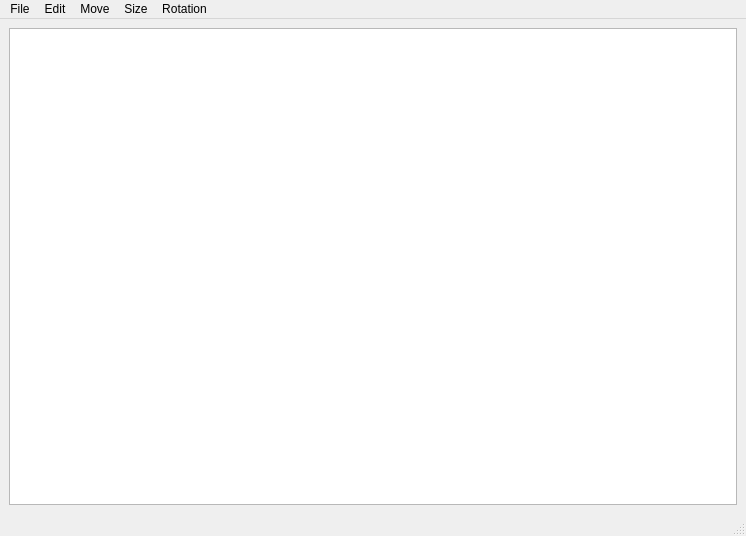
<?xml version="1.0" encoding="UTF-8"?>
<ui version="4.0">
 <class>MainWindow</class>
 <widget class="QMainWindow" name="MainWindow">
  <property name="geometry">
   <rect>
    <x>0</x>
    <y>0</y>
    <width>746</width>
    <height>536</height>
   </rect>
  </property>
  <property name="windowTitle">
   <string>MainWindow</string>
  </property>
  <widget class="QWidget" name="centralwidget">
   <layout class="QGridLayout" name="gridLayout">
    <item row="0" column="0">
     <widget class="QGraphicsView" name="graphicsView"/>
    </item>
   </layout>
  </widget>
  <widget class="QMenuBar" name="menubar">
   <property name="geometry">
    <rect>
     <x>0</x>
     <y>0</y>
     <width>746</width>
     <height>26</height>
    </rect>
   </property>
   <widget class="QMenu" name="menuFile">
    <property name="title">
     <string>File</string>
    </property>
    <addaction name="actionffff"/>
    <addaction name="actionInfo_about_figure"/>
   </widget>
   <widget class="QMenu" name="menuEdit">
    <property name="title">
     <string>Edit</string>
    </property>
    <addaction name="actionCircle"/>
    <addaction name="actionEightStar"/>
    <addaction name="actionFiveStar"/>
    <addaction name="actionHexagon"/>
    <addaction name="actionParallelogram"/>
    <addaction name="actionRectangle"/>
    <addaction name="actionRomb"/>
    <addaction name="actionSixStar"/>
    <addaction name="actionSquare"/>
    <addaction name="actionTriangle"/>
    <addaction name="actionMy_figure"/>
   </widget>
   <widget class="QMenu" name="menuMove">
    <property name="title">
     <string>Move</string>
    </property>
    <addaction name="actionUp"/>
    <addaction name="actionDown"/>
    <addaction name="actionRight"/>
    <addaction name="actionLeft"/>
   </widget>
   <widget class="QMenu" name="menuSize">
    <property name="title">
     <string>Size</string>
    </property>
    <addaction name="actionIncrease"/>
    <addaction name="actionDecrease"/>
   </widget>
   <widget class="QMenu" name="menuRotation">
    <property name="title">
     <string>Rotation</string>
    </property>
    <addaction name="actionRight_turn"/>
    <addaction name="actionLeft_turn"/>
   </widget>
   <addaction name="menuFile"/>
   <addaction name="menuEdit"/>
   <addaction name="menuMove"/>
   <addaction name="menuSize"/>
   <addaction name="menuRotation"/>
  </widget>
  <widget class="QStatusBar" name="statusbar"/>
  <action name="actionffff">
   <property name="text">
    <string>Clear</string>
   </property>
  </action>
  <action name="actionInfo_about_figure">
   <property name="text">
    <string>Info about figure</string>
   </property>
  </action>
  <action name="actionCircle">
   <property name="text">
    <string>Circle</string>
   </property>
  </action>
  <action name="actionEightStar">
   <property name="text">
    <string>EightStar</string>
   </property>
  </action>
  <action name="actionFiveStar">
   <property name="text">
    <string>FiveStar</string>
   </property>
  </action>
  <action name="actionHexagon">
   <property name="text">
    <string>Hexagon</string>
   </property>
  </action>
  <action name="actionParallelogram">
   <property name="text">
    <string>Parallelogram</string>
   </property>
  </action>
  <action name="actionRectangle">
   <property name="text">
    <string>Rectangle</string>
   </property>
  </action>
  <action name="actionRomb">
   <property name="text">
    <string>Romb</string>
   </property>
  </action>
  <action name="actionSixStar">
   <property name="text">
    <string>SixStar</string>
   </property>
  </action>
  <action name="actionSquare">
   <property name="text">
    <string>Square</string>
   </property>
  </action>
  <action name="actionTriangle">
   <property name="text">
    <string>Triangle</string>
   </property>
  </action>
  <action name="actionMy_figure">
   <property name="text">
    <string>My figure</string>
   </property>
  </action>
  <action name="actionUp">
   <property name="text">
    <string>Up</string>
   </property>
  </action>
  <action name="actionDown">
   <property name="text">
    <string>Down</string>
   </property>
  </action>
  <action name="actionRight">
   <property name="text">
    <string>Right</string>
   </property>
  </action>
  <action name="actionLeft">
   <property name="text">
    <string>Left</string>
   </property>
  </action>
  <action name="actionIncrease">
   <property name="text">
    <string>Increase</string>
   </property>
  </action>
  <action name="actionDecrease">
   <property name="text">
    <string>Decrease</string>
   </property>
  </action>
  <action name="actionRight_turn">
   <property name="text">
    <string>Right turn</string>
   </property>
  </action>
  <action name="actionLeft_turn">
   <property name="text">
    <string>Left turn</string>
   </property>
  </action>
 </widget>
 <resources/>
 <connections>
  <connection>
   <sender>actionffff</sender>
   <signal>triggered()</signal>
   <receiver>MainWindow</receiver>
   <slot>onCleanClicked()</slot>
   <hints>
    <hint type="sourcelabel">
     <x>-1</x>
     <y>-1</y>
    </hint>
    <hint type="destinationlabel">
     <x>372</x>
     <y>267</y>
    </hint>
   </hints>
  </connection>
  <connection>
   <sender>actionInfo_about_figure</sender>
   <signal>triggered()</signal>
   <receiver>MainWindow</receiver>
   <slot>onInfoClicked()</slot>
   <hints>
    <hint type="sourcelabel">
     <x>-1</x>
     <y>-1</y>
    </hint>
    <hint type="destinationlabel">
     <x>372</x>
     <y>267</y>
    </hint>
   </hints>
  </connection>
  <connection>
   <sender>actionCircle</sender>
   <signal>triggered()</signal>
   <receiver>MainWindow</receiver>
   <slot>onCircleClicked()</slot>
   <hints>
    <hint type="sourcelabel">
     <x>-1</x>
     <y>-1</y>
    </hint>
    <hint type="destinationlabel">
     <x>372</x>
     <y>267</y>
    </hint>
   </hints>
  </connection>
  <connection>
   <sender>actionEightStar</sender>
   <signal>triggered()</signal>
   <receiver>MainWindow</receiver>
   <slot>onEightStarClicked()</slot>
   <hints>
    <hint type="sourcelabel">
     <x>-1</x>
     <y>-1</y>
    </hint>
    <hint type="destinationlabel">
     <x>372</x>
     <y>267</y>
    </hint>
   </hints>
  </connection>
  <connection>
   <sender>actionMy_figure</sender>
   <signal>triggered()</signal>
   <receiver>MainWindow</receiver>
   <slot>onMyFigureClicked()</slot>
   <hints>
    <hint type="sourcelabel">
     <x>-1</x>
     <y>-1</y>
    </hint>
    <hint type="destinationlabel">
     <x>372</x>
     <y>267</y>
    </hint>
   </hints>
  </connection>
  <connection>
   <sender>actionTriangle</sender>
   <signal>triggered()</signal>
   <receiver>MainWindow</receiver>
   <slot>onTriangleClicked()</slot>
   <hints>
    <hint type="sourcelabel">
     <x>-1</x>
     <y>-1</y>
    </hint>
    <hint type="destinationlabel">
     <x>372</x>
     <y>267</y>
    </hint>
   </hints>
  </connection>
  <connection>
   <sender>actionSquare</sender>
   <signal>triggered()</signal>
   <receiver>MainWindow</receiver>
   <slot>onSquareClicked()</slot>
   <hints>
    <hint type="sourcelabel">
     <x>-1</x>
     <y>-1</y>
    </hint>
    <hint type="destinationlabel">
     <x>372</x>
     <y>267</y>
    </hint>
   </hints>
  </connection>
  <connection>
   <sender>actionSixStar</sender>
   <signal>triggered()</signal>
   <receiver>MainWindow</receiver>
   <slot>onSixStarClicked()</slot>
   <hints>
    <hint type="sourcelabel">
     <x>-1</x>
     <y>-1</y>
    </hint>
    <hint type="destinationlabel">
     <x>372</x>
     <y>267</y>
    </hint>
   </hints>
  </connection>
  <connection>
   <sender>actionRomb</sender>
   <signal>triggered()</signal>
   <receiver>MainWindow</receiver>
   <slot>onRombClicked()</slot>
   <hints>
    <hint type="sourcelabel">
     <x>-1</x>
     <y>-1</y>
    </hint>
    <hint type="destinationlabel">
     <x>372</x>
     <y>267</y>
    </hint>
   </hints>
  </connection>
  <connection>
   <sender>actionRectangle</sender>
   <signal>triggered()</signal>
   <receiver>MainWindow</receiver>
   <slot>onRectangleClicked()</slot>
   <hints>
    <hint type="sourcelabel">
     <x>-1</x>
     <y>-1</y>
    </hint>
    <hint type="destinationlabel">
     <x>372</x>
     <y>267</y>
    </hint>
   </hints>
  </connection>
  <connection>
   <sender>actionParallelogram</sender>
   <signal>triggered()</signal>
   <receiver>MainWindow</receiver>
   <slot>onParallelogramClicked()</slot>
   <hints>
    <hint type="sourcelabel">
     <x>-1</x>
     <y>-1</y>
    </hint>
    <hint type="destinationlabel">
     <x>372</x>
     <y>267</y>
    </hint>
   </hints>
  </connection>
  <connection>
   <sender>actionHexagon</sender>
   <signal>triggered()</signal>
   <receiver>MainWindow</receiver>
   <slot>onHexagonClicked()</slot>
   <hints>
    <hint type="sourcelabel">
     <x>-1</x>
     <y>-1</y>
    </hint>
    <hint type="destinationlabel">
     <x>372</x>
     <y>267</y>
    </hint>
   </hints>
  </connection>
  <connection>
   <sender>actionFiveStar</sender>
   <signal>triggered()</signal>
   <receiver>MainWindow</receiver>
   <slot>onFiveStarClicked()</slot>
   <hints>
    <hint type="sourcelabel">
     <x>-1</x>
     <y>-1</y>
    </hint>
    <hint type="destinationlabel">
     <x>372</x>
     <y>267</y>
    </hint>
   </hints>
  </connection>
  <connection>
   <sender>actionDecrease</sender>
   <signal>triggered()</signal>
   <receiver>MainWindow</receiver>
   <slot>onDecreaseClicked()</slot>
   <hints>
    <hint type="sourcelabel">
     <x>-1</x>
     <y>-1</y>
    </hint>
    <hint type="destinationlabel">
     <x>372</x>
     <y>267</y>
    </hint>
   </hints>
  </connection>
  <connection>
   <sender>actionDown</sender>
   <signal>triggered()</signal>
   <receiver>MainWindow</receiver>
   <slot>onDownClicked()</slot>
   <hints>
    <hint type="sourcelabel">
     <x>-1</x>
     <y>-1</y>
    </hint>
    <hint type="destinationlabel">
     <x>372</x>
     <y>267</y>
    </hint>
   </hints>
  </connection>
  <connection>
   <sender>actionIncrease</sender>
   <signal>triggered()</signal>
   <receiver>MainWindow</receiver>
   <slot>onIncreaseClicked()</slot>
   <hints>
    <hint type="sourcelabel">
     <x>-1</x>
     <y>-1</y>
    </hint>
    <hint type="destinationlabel">
     <x>372</x>
     <y>267</y>
    </hint>
   </hints>
  </connection>
  <connection>
   <sender>actionLeft</sender>
   <signal>triggered()</signal>
   <receiver>MainWindow</receiver>
   <slot>onLeftClicked()</slot>
   <hints>
    <hint type="sourcelabel">
     <x>-1</x>
     <y>-1</y>
    </hint>
    <hint type="destinationlabel">
     <x>372</x>
     <y>267</y>
    </hint>
   </hints>
  </connection>
  <connection>
   <sender>actionLeft_turn</sender>
   <signal>triggered()</signal>
   <receiver>MainWindow</receiver>
   <slot>onLeftTurnClicked()</slot>
   <hints>
    <hint type="sourcelabel">
     <x>-1</x>
     <y>-1</y>
    </hint>
    <hint type="destinationlabel">
     <x>372</x>
     <y>267</y>
    </hint>
   </hints>
  </connection>
  <connection>
   <sender>actionRight</sender>
   <signal>triggered()</signal>
   <receiver>MainWindow</receiver>
   <slot>onRightClicked()</slot>
   <hints>
    <hint type="sourcelabel">
     <x>-1</x>
     <y>-1</y>
    </hint>
    <hint type="destinationlabel">
     <x>372</x>
     <y>267</y>
    </hint>
   </hints>
  </connection>
  <connection>
   <sender>actionRight_turn</sender>
   <signal>triggered()</signal>
   <receiver>MainWindow</receiver>
   <slot>onRightTurnClicked()</slot>
   <hints>
    <hint type="sourcelabel">
     <x>372</x>
     <y>523</y>
    </hint>
    <hint type="destinationlabel">
     <x>372</x>
     <y>267</y>
    </hint>
   </hints>
  </connection>
  <connection>
   <sender>actionUp</sender>
   <signal>triggered()</signal>
   <receiver>MainWindow</receiver>
   <slot>onUpClicked()</slot>
   <hints>
    <hint type="sourcelabel">
     <x>-1</x>
     <y>-1</y>
    </hint>
    <hint type="destinationlabel">
     <x>372</x>
     <y>267</y>
    </hint>
   </hints>
  </connection>
 </connections>
 <slots>
  <slot>onCleanClicked()</slot>
  <slot>onInfoClicked()</slot>
  <slot>onCircleClicked()</slot>
  <slot>onEightStarClicked()</slot>
  <slot>onFiveStarClicked()</slot>
  <slot>onHexagonClicked()</slot>
  <slot>onParallelogramClicked()</slot>
  <slot>onRectangleClicked()</slot>
  <slot>onRombClicked()</slot>
  <slot>onSixStarClicked()</slot>
  <slot>onSquareClicked()</slot>
  <slot>onTriangleClicked()</slot>
  <slot>onMyFigureClicked()</slot>
  <slot>onUpClicked()</slot>
  <slot>onDownClicked()</slot>
  <slot>onLeftClicked()</slot>
  <slot>onRightClicked()</slot>
  <slot>onIncreaseClicked()</slot>
  <slot>onDecreaseClicked()</slot>
  <slot>onRightTurnClicked()</slot>
  <slot>onLeftTurnClicked()</slot>
 </slots>
</ui>
